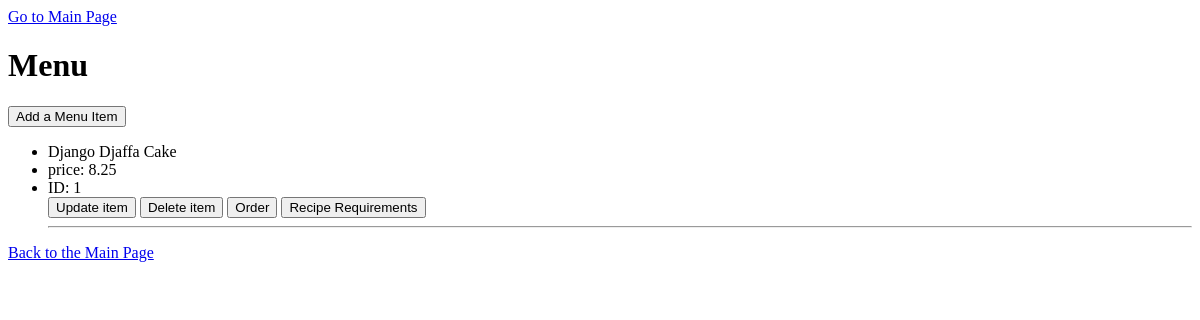
Page /menu on the earlier database version.
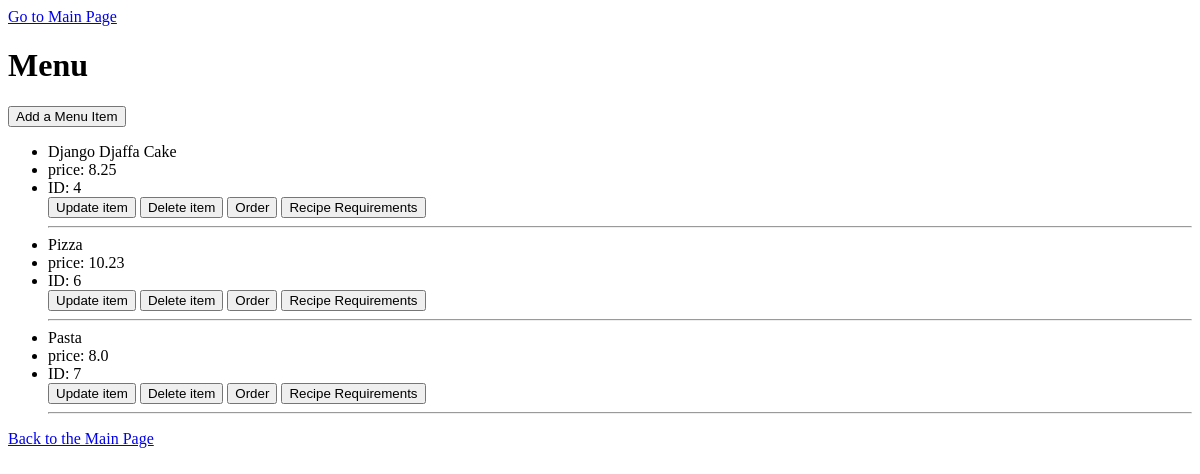
Same page on the later database version.
### inventory/models.py (models this page shows, shortened)
class MenuItem(models.Model):
    title = models.CharField(max_length=100)
    price = models.FloatField(default=0.0)
    def available(self):
        return all(item.enough() for item in self.menu_req.all())

### inventory/views.py (the view)
# urls.py: path('menu', views.MenuItemView.as_view(), name='menu'),
class MenuItemView(ListView):
    model = MenuItem
    template_name = 'inventory/menu.html'
    context_object_name = 'menu_item'

### inventory/models.py (called while the page is built)
    def enough(self):
        return self.quantity <= self.ingredient.quantity

### inventory/templates/inventory/menu.html (shortened to what this page needs)
{% extends 'base.html' %}
{% block content %}
<h1>Menu</h1>
<input
    value="Add a Menu Item"
    type="button"
    onclick="location.href="{% url "menu-item-create" %}""
/>
<ul>
    {% for item in object_list %}
    <li>{{ item.title }}</li>
    <li>price: {{ item.price }}</li>
    <li>ID: {{ item.id }}</li>
    <input
        value="Update item"
        type="button"
        onclick="location.href='{% url "menu-item-update" item.id %}'"
    />
    <input
        value="Delete item"
        type="button"
        onclick="location.href='{% url "menu-item-delete" item.id %}'"
    />
    {% if item.available == True %}
        <input
            value="Order"
            type="button"
            onclick="location.href='{% url "order" item.id %}'"
        />
    {% else %}
        <p>Not enough ingredients</p>
    {% endif %}
    <input
        value="Recipe Requirements"
        type="button"
        onclick="location.href='{% url "recipe-requirements" item.id %}'"
    />
    <hr>
    {% empty %}
    <li>No objects yet.</li>
    {% endfor %}
</ul>
{% endblock %}

Differences in the rows shown:
removed MenuItem: title "Django Djaffa Cake", price "8.25", id "1", id "Update item", id "Delete item", id "Order", id "Recipe Requirements"
added MenuItem: title "Django Djaffa Cake", price "8.25", id "4", id "Update item", id "Delete item", id "Order", id "Recipe Requirements"
added MenuItem: title "Pizza", price "10.23", id "6", id "Update item", id "Delete item", id "Order", id "Recipe Requirements"
added MenuItem: title "Pasta", price "8.0", id "7", id "Update item", id "Delete item", id "Order", id "Recipe Requirements"
